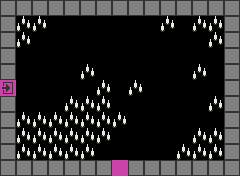

This game map was drawn from its Tiled (.tmx) file and the tilesets committed beside it. A one-line description and the full map source follow:
An orthogonal 15x11 tile map with 16x16 px tiles, 1 tile layer (main).

<map version="1.0" tiledversion="1.1.6" orientation="orthogonal" renderorder="right-down" width="15" height="11" tilewidth="16" tileheight="16" infinite="0" nextobjectid="1">
 <properties>
  <property name="type" value="HorizontalTurn" />
 </properties>
 <tileset firstgid="1" source="editor.tsx" />
 <layer name="main" width="15" height="11">
  <data encoding="csv">
1,1,1,1,1,1,1,1,1,1,1,1,1,1,1,
1,49,49,0,0,0,0,0,0,0,49,0,49,49,1,
1,49,0,0,0,0,0,0,0,0,0,0,0,49,1,
1,0,0,0,0,0,0,0,0,0,0,0,0,0,1,
1,0,0,0,0,49,0,0,0,0,0,0,49,0,1,
9,0,0,0,0,0,49,0,49,0,0,0,0,0,1,
1,0,0,0,49,49,49,0,0,0,0,0,0,49,1,
1,49,49,49,49,49,49,49,0,0,0,0,0,0,1,
1,49,49,49,49,49,49,0,0,0,0,0,49,49,1,
1,49,49,49,49,49,0,0,0,0,0,49,49,49,1,
1,1,1,1,1,1,1,10,1,1,1,1,1,1,1
</data>
 </layer>
</map>
